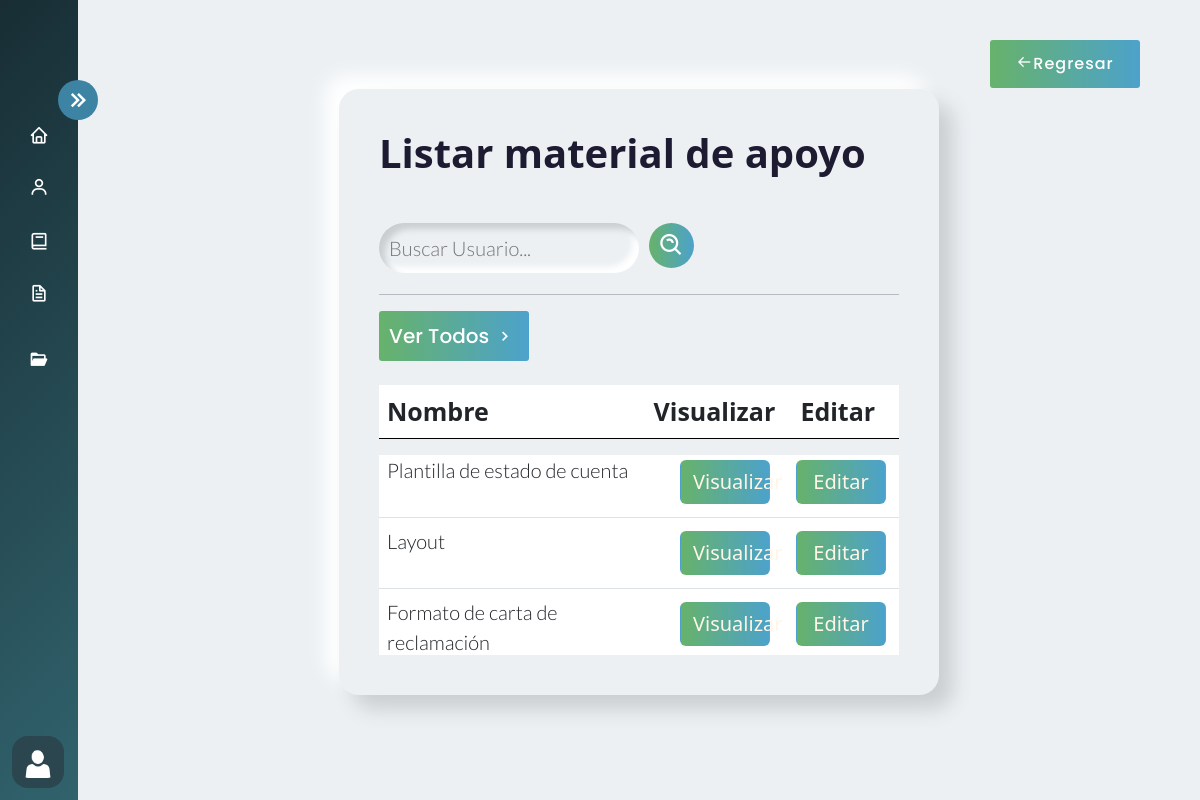
The app's page /filtrar_material/ (signed in) with its own data.
### AppCursos/models.py (models this page shows, shortened)
class MaterialApoyo(models.Model):
     NombreMaterialApoyo = models.CharField(max_length=255)
     DescripcionMaterialApoyo = models.TextField()
     Archivo = models.URLField()  # Para almacenar la URL del archivo en Google Drive
     id_curso= models.ForeignKey(Cursos, on_delete=models.CASCADE,null=True) #Se crea la relacion a cursos

### AppCursos/views.py (the view)
# urls.py: path('filtrar_material/', login_required(user_passes_test(views.valida_administrativos, login_url='/acceso_denegado/')(views.filtrar_material)), name="filtrar_material"),
def filtrar_material(request):
    filtro_m = MaterialApoyo.objects.filter(NombreMaterialApoyo__contains=request.GET.get('search',''))
    context = {'filtro_m':filtro_m}
    return render(request, 'material_apoyo/material_list.html', {'materiales': filtro_m})

### AppCursos/context_processors.py (called while the page is built)
def group_name(request):
    group_name = None
    if request.user.is_authenticated:
        group = Group.objects.filter(user=request.user).first()
        if group:
            group_name = group.name
    return {'group_name': group_name}

### AppCursos/views.py (called while the page is built)
def valida_administrativos(user):
    return user.groups.filter(name='administrativos').exists()

### Templates/material_apoyo/material_list.html
{% extends 'Layout/Base.html' %}
{% load static %}
{% block content %}
<link rel="stylesheet" href="{% static 'Css/Curso.css' %}">
<div class="home_content">
    <div class="text">
        <div id="contenedor">
            <h1> Listar material de apoyo </h1>
            <br>
        <form class="search" action="{% url 'filtrar_material' %}" method="GET">
            <input type="text" class="search-bar" name="search" placeholder="Buscar Usuario...">
            <button class="search-icon"> <i class='bx bx-search-alt'
                style="font-size:27px; "></i></button> <br>
            </form>
            <hr>
        <a href="#">
            <button class="ver_todos">
                <span>Ver Todos</span>
                <i class='bx bx-chevron-right'></i>
            </button>
        </a>
        <table class="table table-hover mt-4 ">
            <thead>
                <tr  id="cabecera">
                    <th  style="width: 250px;" scope="col" >Nombre</th>
                    <th  style="width: 100px;" scope="col" id="estado">Visualizar</th>
                    <th   style="width: 100px;" scope="col" id="visualizar">Editar</th>
                </tr>
            </thead>
        </table>
        <div class="table-responsive ">
            <table class="table table-hover mt-4 table-2">
            <tbody class=" overflow-hidden">
                    {% for material in materiales %}
                    <tr>
                        <td id="nombre"> {{ material.NombreMaterialApoyo }}</td>
                        <td id="visualizar">
                            <a href="{{ material.Archivo }}" target="_blank">
                                <button  class="btn visualizar">
                                    Visualizar
                                </button>
                        </td>
                        {% if group_name == 'administrativos' %}
                        <td id="visualizar">
                            <a href="{% url 'editar_material' pk=material.pk %}">
                                <button  class="btn visualizar">
                                    Editar
                                </button>
                            </a>
                        </td>
                        {% endif %}
                    </tr>
                    {% endfor %}
                </tbody>
            </table>
        </div>
        <a href="{% url 'Listar_cursos_material' %}" id="back2">
            <button class="back">
                <div class="icon">
                    <i class='bx bx-arrow-back'></i>
                </div>
                <span>
                    Regresar
                </span>
            </button>
        </a>
{% endblock %}

### static/Css/Estilo.css (style rules this page uses)
body { overflow-x: hidden; }
* { margin: 0; padding: 0; box-sizing: border-box; }

### static/Css/Curso.css (style rules this page uses)
body { margin: 0; padding: 0; box-sizing: border-box; background-color: #ecf0f3; overflow-y: hidden; overflow-x: hidden; }
.home_content { position: absolute; height: 100%; width: calc(100% - 78px); left: 78px; transition: all 0.5s ease; }
.home_content .text { font-size: 25px; font-weight: 500; color: #1d1b31; margin: 12px; }
.text { height: 95.0vh; display: flex; align-items: center; justify-content: center; }
#contenedor { background: #ecf0f3; box-shadow: 14px 14px 20px #cbced1, -14px -14px 20px white; transition: all 0.3s ease; width: 50vw; max-width: 60vw; border-radius: 20px; padding: 40px; overflow: hidden; }
.table-responsive { overflow-y: auto; max-height: 25vh; }
.search-bar { caret-color: #0fbf12; font-family: 'Lato', sans-serif; font-weight: 300; background: #ecf0f3; box-shadow: inset 6px 6px 6px #cbced1, inset -6px -6px 6px white; border: none; border-radius: 40px; outline: none; transition: all 0.3s ease; font-size: 20px; color: #000000; margin-bottom: 5px; transition: all 0.3s ease; width: 50%; padding: 10px 10px 10px 10px; }
.search-icon { border: none; background: linear-gradient(to right, #67b26b, #4ca2cb); color: #fff; border-radius: 50%; width: 45px; height: 45px; font-size: 20px; text-align: center; display: flex; align-items: center; justify-content: center; }
a { text-decoration: none; }
.ver_todos { width: auto; font-size: 20px; margin: 10px 0px 0px 0px; display: flex; height:auto; padding: 10px; align-items: center; font-family: 'Poppins', sans-serif; font-weight: 500; justify-content: center; border-radius: 3px; transition: all 0.4s linear; cursor: pointer; border: none; background: linear-gradient(to right, #67b26b, #4ca2cb); color: #fff; text-decoration: none; }
.ver_todos>i { width: 30px; font-size: 20px; transition: all 0.4s ease-in; }
.back { align-items: center; position: fixed; top: 5%; right: 5%; display: flex; height: 3em; width: 150px; padding: 10px; font-size: 16px; align-items: center; justify-content: center; border-radius: 3px; letter-spacing: 1px; transition: all 0.4s linear; cursor: pointer; border: none; background: linear-gradient(to right, #67b26b, #4ca2cb); color: #fff; transition: all 0.4s ease-in; font-family: 'Poppins', sans-serif ; font-weight: 500; }
.visualizar { background: linear-gradient(to right, #67b26b, #4ca2cb); color: #fff6e5; font-weight: 500; font-size: 20px; transition: all 0.4s linear; width: 7.5vw; margin: 5px; }
form { display: flex; justify-content: start; }
form>* { margin-right: 10px; }
.table-2 { position: relative; top:-32px; }
#cabecera { border-bottom: 1px solid black; margin-bottom: -1px; }
#nombre { font-family: 'Lato', sans-serif; font-weight: 300; font-size: 20px; }
h1 { font-weight: 700; animation: h1 0.4s linear both }
#contenedor { animation: contenedor 0.5s; }

### records on screen
MaterialApoyo: NombreMaterialApoyo "Plantilla de estado de cuenta"
MaterialApoyo: NombreMaterialApoyo "Layout"
MaterialApoyo: NombreMaterialApoyo "Formato de carta de reclamación"
